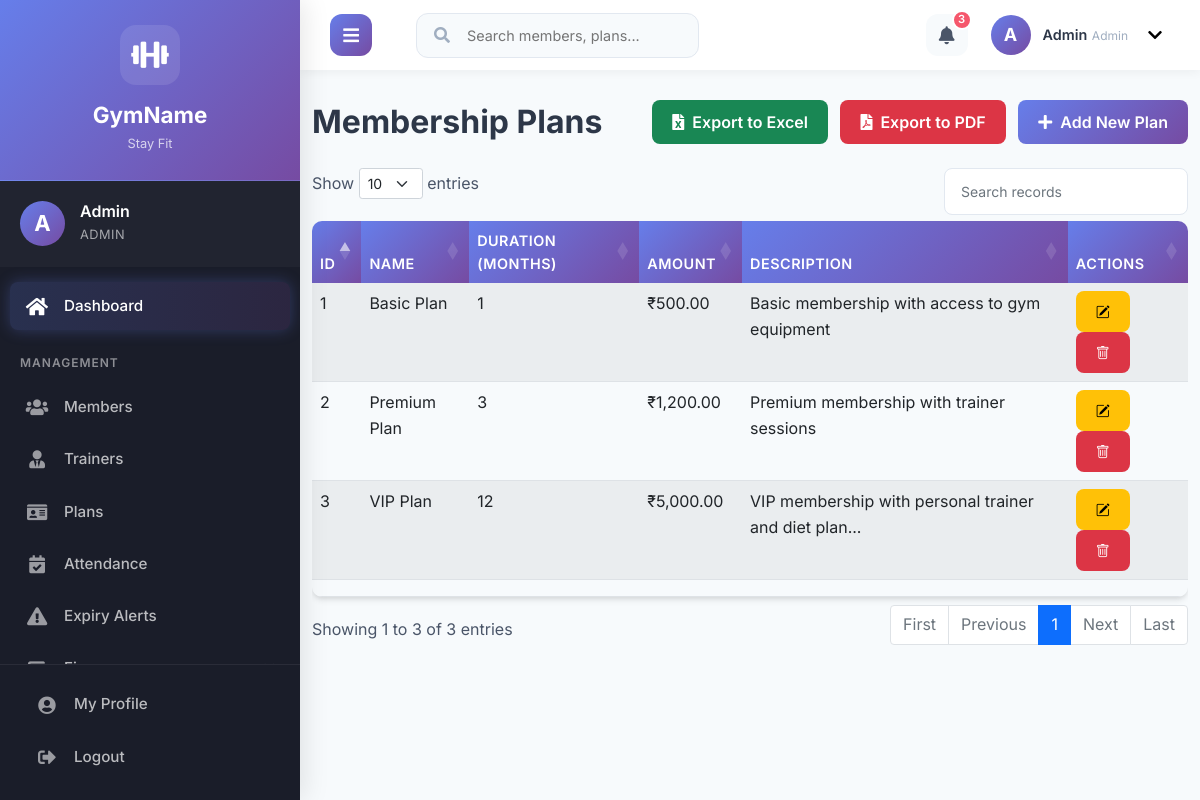
The page /admin/plans.php (signed in) on the database its author committed.
### tables this page shows
CREATE TABLE plans (
    id INT AUTO_INCREMENT PRIMARY KEY,
    name VARCHAR(100) NOT NULL,
    duration_months INT NOT NULL,
    amount DECIMAL(10,2) NOT NULL,
    description TEXT
);

### admin/plans.php (the view, shortened to what this page needs)
<?php
require_once '../includes/config.php';
$plans = $conn->query("SELECT * FROM plans");
?>
<!DOCTYPE html>
<html lang="en">
<head>
    <link href="https://cdn.jsdelivr.net/npm/bootstrap@5.1.3/dist/css/bootstrap.min.css" rel="stylesheet">
    <link rel="stylesheet" href="https://cdnjs.cloudflare.com/ajax/libs/font-awesome/5.15.4/css/all.min.css">
    <link href="../assets/css/style.css" rel="stylesheet">
    <link rel="stylesheet" href="https://cdn.datatables.net/1.11.5/css/dataTables.bootstrap5.min.css">
    <link rel="stylesheet" href="https://cdn.jsdelivr.net/npm/bootstrap-icons@1.10.0/font/bootstrap-icons.css">
</head>
<body>
    <div class="main-wrapper">
    <?php include '../includes/header.php'; ?>
    <div class="page-content">
        <div class="container-fluid">
        <div class="d-flex justify-content-between align-items-center mb-4">
            <h2 class="mb-0">Membership Plans</h2>
            <div>
                <button class="btn btn-success me-2" onclick="exportToExcel()">
                    <i class="fas fa-file-excel me-2"></i>Export to Excel
                </button>
                <button class="btn btn-danger me-2" onclick="exportToPDF()">
                    <i class="fas fa-file-pdf me-2"></i>Export to PDF
                </button>
                <button class="btn btn-primary" data-bs-toggle="modal" data-bs-target="#planModal">
                    <i class="fas fa-plus me-2"></i>Add New Plan
                </button>
            </div>
        </div>
        <div class="table-responsive">
            <table id="datatables" class="table table-striped table-no-bordered table-hover" cellspacing="0" width="100%" style="width:100%">
                <thead>
                    <tr>
                        <th>ID</th>
                        <th>Name</th>
                        <th>Duration (Months)</th>
                        <th>Amount</th>
                        <th>Description</th>
                        <th>Actions</th>
                    </tr>
                </thead>
                <tbody>
                    <?php while ($row = $plans->fetch_assoc()): ?>
                        <tr>
                            <td><?php echo $row['id']; ?></td>
                            <td><?php echo $row['name']; ?></td>
                            <td><?php echo $row['duration_months']; ?></td>
                            <td>₹<?php echo number_format($row['amount'], 2); ?></td>
                            <td><?php echo substr($row['description'], 0, 50) . (strlen($row['description']) > 50 ? '...' : ''); ?></td>
                            <td>
                                <a href="?edit=<?php echo $row['id']; ?>" class="btn btn-sm btn-warning"><i class="bi bi-pencil-square"></i></a>
                                <a href="?delete=<?php echo $row['id']; ?>" class="btn btn-sm btn-danger" onclick="return confirm('Are you sure?')"> <i class="bi bi-trash"></i></a>
                            </td>
                        </tr>
                    <?php endwhile; ?>
                </tbody>
                <tfoot>
                    <tr>
                        <th></th>
                        <th></th>
                        <th></th>
                        <th></th>
                        <th></th>
                        <th></th>
                    </tr>
                </tfoot>
            </table>
        </div>
    </div>
        </div>
    </div>
</body>
</html>

### assets/css/style.css (style rules this page uses)
:root { --primary-color: #667eea; --secondary-color: #764ba2; --accent-color: #4facfe; --success-color: #43e97b; --warning-color: #fa709a; --danger-color: #f5576c; --text-color: #4a5568; --text-color-light: #a0aec0; --heading-color: #2d3748; --bg-color: #f7fafc; --bg-light: #ffffff; --border-color: #e2e8f0; --font-family-sans-serif: 'Inter', -apple-system, BlinkMacSystemFont, "Segoe UI", Roboto, "Helvetica Neue", Arial, "Noto Sans", sans-serif, "Apple Color Emoji", "Segoe UI Emoji", "Segoe UI Symbol", "Noto Color Emoji"; --box-shadow: 0 4px 6px -1px rgba(0, 0, 0, 0.1), 0 2px 4px -1px rgba(0, 0, 0, 0.06); --box-shadow-lg: 0 10px 15px -3px rgba(0, 0, 0, 0.1), 0 4px 6px -2px rgba(0, 0, 0, 0.05); }
* { box-sizing: border-box; }
html { overflow-x: hidden; }
body { font-family: var(--font-family-sans-serif); background-color: var(--bg-color); color: var(--text-color); font-size: 16px; line-height: 1.6; margin: 0; padding: 0; overflow-x: hidden; width: 100%; }
h1, h2, h3, h4, h5, h6 { font-family: var(--font-family-sans-serif); color: var(--heading-color); font-weight: 700; line-height: 1.3; }
.table { border-radius: 10px; overflow: hidden; box-shadow: var(--box-shadow); }
.table thead th { background: linear-gradient(135deg, var(--primary-color) 0%, var(--secondary-color) 100%); color: white; border: none; font-weight: 600; font-size: 0.9rem; text-transform: uppercase; letter-spacing: 0.5px; }
.btn { border-radius: 8px; transition: all 0.3s ease; font-weight: 600; padding: 10px 20px; border: none; }
.btn-primary { background: linear-gradient(135deg, var(--primary-color) 0%, var(--secondary-color) 100%); color: white; }
.main-wrapper { width: 100%; overflow-x: hidden; }
.page-content { transition: margin-left 0.4s cubic-bezier(0.25, 0.8, 0.25, 1); padding-top: 70px; min-height: 100vh; }
.container, .container-fluid { padding-top: 30px; padding-bottom: 30px; max-width: 100%; }
@media (min-width: 1200px) { body.sidebar-open .page-content { margin-left: 300px; } }

### rows shown on the page
plans: id "1", name "Basic Plan", duration_months "1", amount "500.00", description "Basic membership with access to gym equipment"
plans: id "2", name "Premium Plan", duration_months "3", amount "1,200.00", description "Premium membership with trainer sessions"
plans: id "3", name "VIP Plan", duration_months "12", amount "5,000.00", description "VIP membership with personal trainer and diet plan"

### other values the page prints
substr($_SESSION['user_name'], 0, 1) "A"
$_SESSION['user_name'] "Admin"
$_SESSION['user_role'] "ADMIN"
$_SESSION['user_role'] "Admin"
